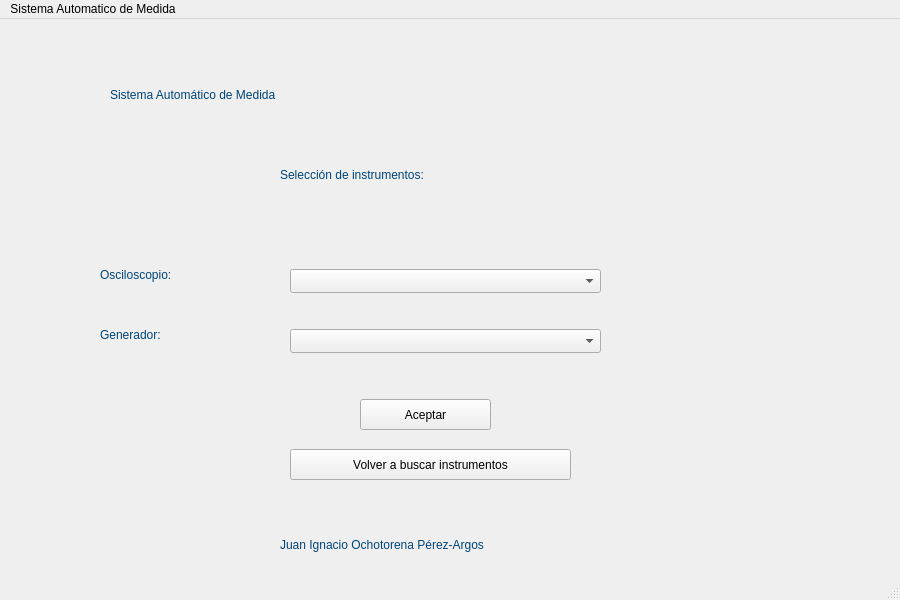
<?xml version="1.0" encoding="UTF-8"?>
<ui version="4.0">
 <class>MainWindow</class>
 <widget class="QMainWindow" name="MainWindow">
  <property name="geometry">
   <rect>
    <x>0</x>
    <y>0</y>
    <width>900</width>
    <height>600</height>
   </rect>
  </property>
  <property name="maximumSize">
   <size>
    <width>900</width>
    <height>600</height>
   </size>
  </property>
  <property name="windowTitle">
   <string>MainWindow</string>
  </property>
  <widget class="QWidget" name="centralwidget">
   <widget class="QLabel" name="label">
    <property name="geometry">
     <rect>
      <x>110</x>
      <y>30</y>
      <width>731</width>
      <height>91</height>
     </rect>
    </property>
    <property name="styleSheet">
     <string notr="true">color:rgb(0, 68, 121);
font: 36pt &quot;Nirmala UI&quot;;</string>
    </property>
    <property name="text">
     <string>Sistema Automático de Medida</string>
    </property>
   </widget>
   <widget class="QLabel" name="label_2">
    <property name="geometry">
     <rect>
      <x>280</x>
      <y>120</y>
      <width>311</width>
      <height>71</height>
     </rect>
    </property>
    <property name="styleSheet">
     <string notr="true">color:rgb(0, 68, 121);
font: 18pt &quot;Nirmala UI&quot;;</string>
    </property>
    <property name="text">
     <string>Selección de instrumentos:</string>
    </property>
   </widget>
   <widget class="QLabel" name="label_3">
    <property name="geometry">
     <rect>
      <x>100</x>
      <y>220</y>
      <width>141</width>
      <height>71</height>
     </rect>
    </property>
    <property name="styleSheet">
     <string notr="true">color:rgb(0, 68, 121);
font: 18pt &quot;Nirmala UI&quot;;</string>
    </property>
    <property name="text">
     <string>Osciloscopio:</string>
    </property>
   </widget>
   <widget class="QLabel" name="label_4">
    <property name="geometry">
     <rect>
      <x>100</x>
      <y>280</y>
      <width>141</width>
      <height>71</height>
     </rect>
    </property>
    <property name="styleSheet">
     <string notr="true">color:rgb(0, 68, 121);
font: 18pt &quot;Nirmala UI&quot;;</string>
    </property>
    <property name="text">
     <string>Generador:</string>
    </property>
   </widget>
   <widget class="QComboBox" name="comboBox">
    <property name="geometry">
     <rect>
      <x>290</x>
      <y>310</y>
      <width>311</width>
      <height>24</height>
     </rect>
    </property>
   </widget>
   <widget class="QComboBox" name="osciloscopio">
    <property name="geometry">
     <rect>
      <x>290</x>
      <y>250</y>
      <width>311</width>
      <height>24</height>
     </rect>
    </property>
   </widget>
   <widget class="QLabel" name="label_5">
    <property name="geometry">
     <rect>
      <x>280</x>
      <y>490</y>
      <width>381</width>
      <height>71</height>
     </rect>
    </property>
    <property name="styleSheet">
     <string notr="true">color:rgb(0, 68, 121);
font: 15pt &quot;Nirmala UI&quot;;</string>
    </property>
    <property name="text">
     <string>Juan Ignacio Ochotorena Pérez-Argos </string>
    </property>
   </widget>
   <widget class="QPushButton" name="pushButton">
    <property name="geometry">
     <rect>
      <x>360</x>
      <y>380</y>
      <width>131</width>
      <height>31</height>
     </rect>
    </property>
    <property name="styleSheet">
     <string notr="true">
font: 15pt &quot;Nirmala UI&quot;;</string>
    </property>
    <property name="text">
     <string>Aceptar</string>
    </property>
   </widget>
   <widget class="QPushButton" name="pushButton_2">
    <property name="geometry">
     <rect>
      <x>290</x>
      <y>430</y>
      <width>281</width>
      <height>31</height>
     </rect>
    </property>
    <property name="styleSheet">
     <string notr="true">
font: 15pt &quot;Nirmala UI&quot;;</string>
    </property>
    <property name="text">
     <string>Volver a buscar instrumentos</string>
    </property>
   </widget>
  </widget>
  <widget class="QMenuBar" name="menubar">
   <property name="geometry">
    <rect>
     <x>0</x>
     <y>0</y>
     <width>900</width>
     <height>21</height>
    </rect>
   </property>
   <property name="maximumSize">
    <size>
     <width>16777205</width>
     <height>16777215</height>
    </size>
   </property>
   <widget class="QMenu" name="menudfgagf">
    <property name="title">
     <string>Sistema Automatico de Medida</string>
    </property>
   </widget>
   <addaction name="menudfgagf"/>
  </widget>
  <widget class="QStatusBar" name="statusbar"/>
 </widget>
 <resources/>
 <connections/>
</ui>
